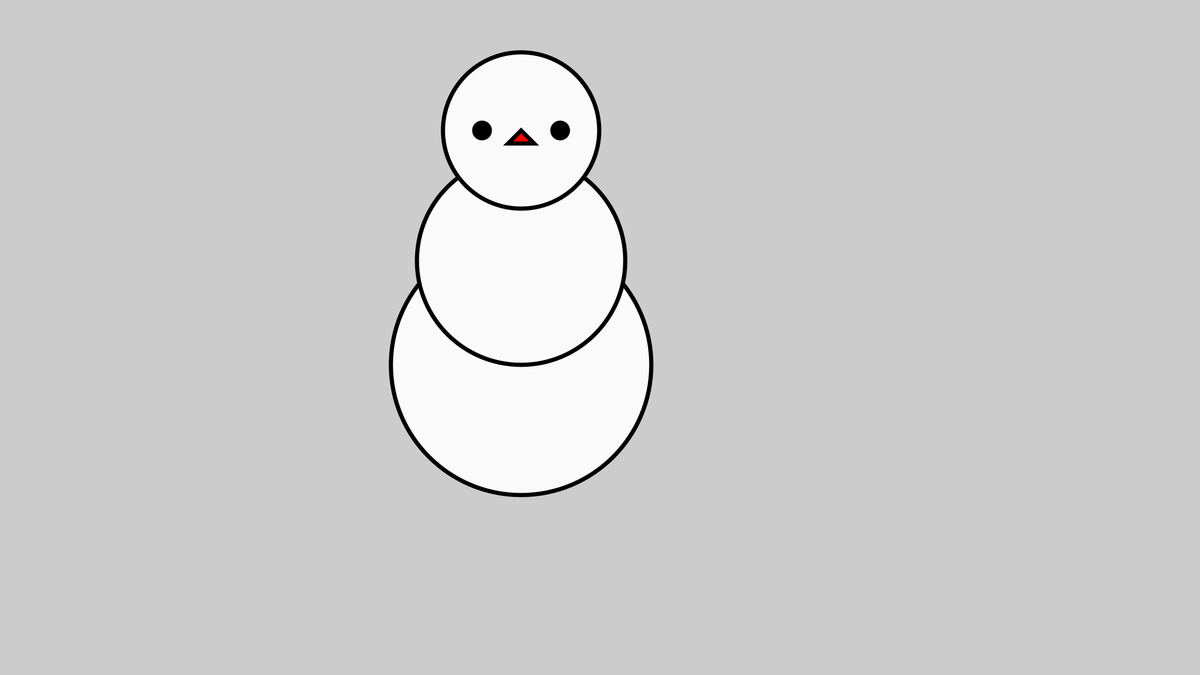
Frame 1 (no input)
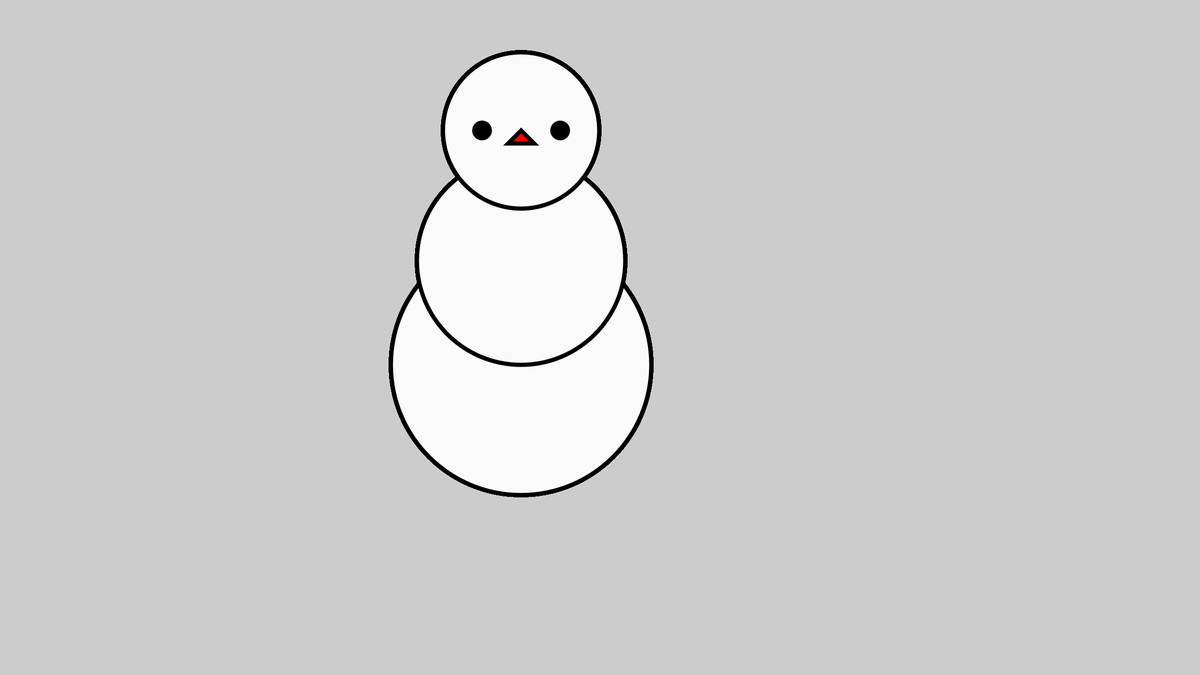
Frame 60 (the mouse pressed at the canvas centre just before this capture)
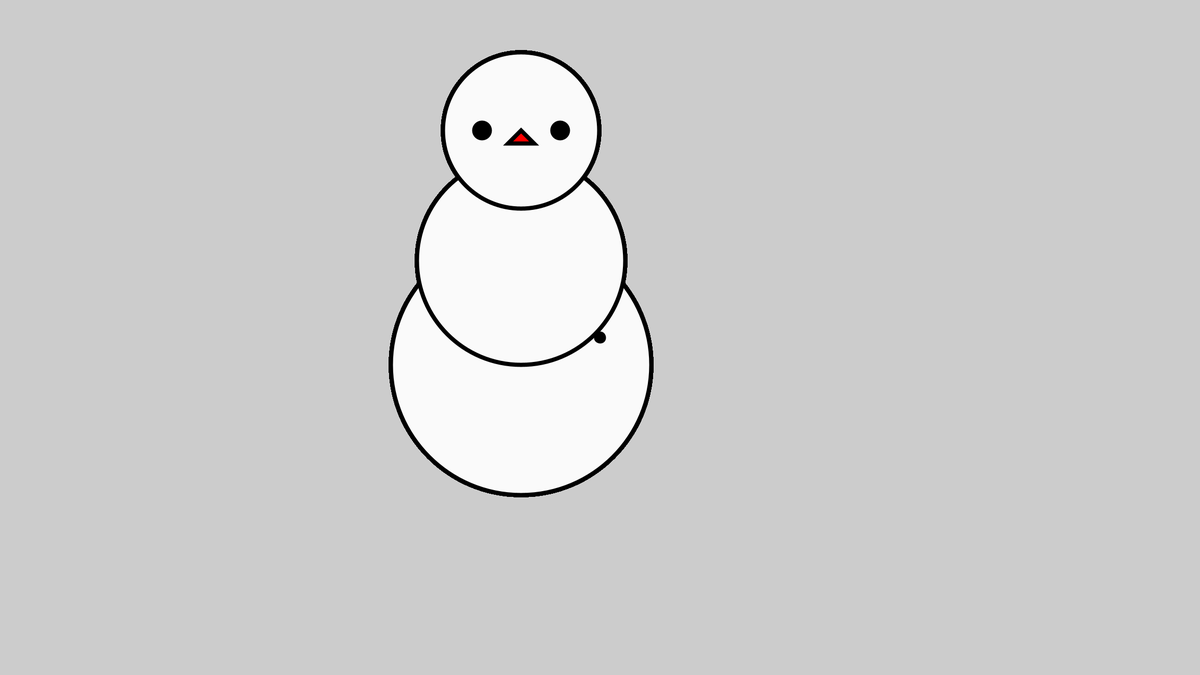
Frame 120 (the mouse held since frame 60 and released just before this capture)

The Processing sketch that drew these frames (run headless with seeded random() and noise(); from frame 60 on, the mouse is pressed at the canvas centre):

// Processing sketch: sketch_171002a
// ── sketch_171002a.pde
/*
Made by: Erik Luo
Date: 10/3/2017
This application draws a snow man
*/

int value = 0;

void setup(){
size(2304,1296);
strokeWeight(8);
}
void draw(){

fill(250);
ellipse(1000,700,500,500);
ellipse(1000,500,400,400);
ellipse(1000,250,300,300);
fill(0,0,0);
ellipse(925,250,30,30);
ellipse(1075,250,30,30);
fill(255,0,0);
triangle(975,275,1000,250,1025,275);
if(mousePressed == true){
fill(0,0,0);
ellipse(mouseX,mouseY,15,15);
}

}




  
